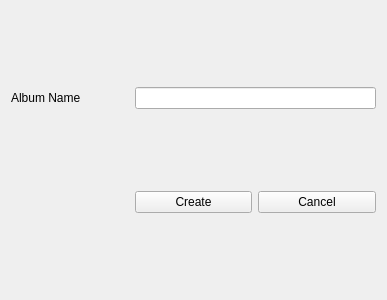
<?xml version="1.0" encoding="UTF-8"?>
<ui version="4.0">
 <class>CreateAlbumWindow</class>
 <widget class="QWidget" name="CreateAlbumWindow">
  <property name="geometry">
   <rect>
    <x>0</x>
    <y>0</y>
    <width>387</width>
    <height>300</height>
   </rect>
  </property>
  <property name="minimumSize">
   <size>
    <width>360</width>
    <height>170</height>
   </size>
  </property>
  <property name="windowTitle">
   <string>Form</string>
  </property>
  <layout class="QGridLayout" name="gridLayout">
   <item row="0" column="0">
    <widget class="QLabel" name="albumNameLabel">
     <property name="text">
      <string>Album Name</string>
     </property>
    </widget>
   </item>
   <item row="0" column="1" colspan="2">
    <widget class="QLineEdit" name="albumNameLineEdit"/>
   </item>
   <item row="1" column="1">
    <widget class="QPushButton" name="createAlbumButton">
     <property name="text">
      <string>Create</string>
     </property>
    </widget>
   </item>
   <item row="1" column="2">
    <widget class="QPushButton" name="cancelButton">
     <property name="text">
      <string>Cancel</string>
     </property>
    </widget>
   </item>
  </layout>
 </widget>
 <resources/>
 <connections/>
</ui>
